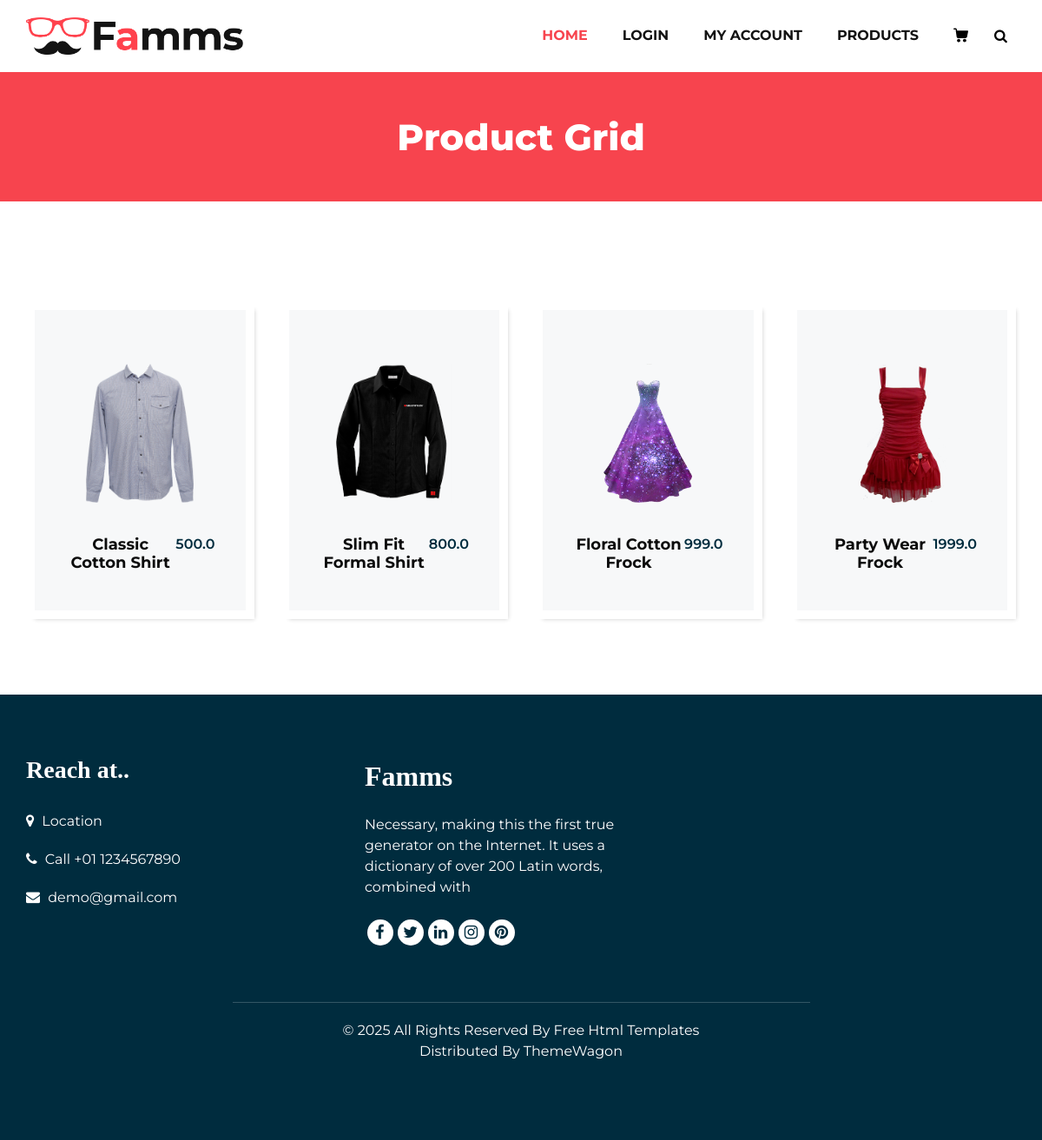
The app's page /product/ with its own data.
### myapp/models.py (models this page shows)
class Product(models.Model):
    category = models.ForeignKey(Category,on_delete=models.CASCADE)
    name = models.CharField(max_length=50)
    price = models.FloatField()
    qty  =models.IntegerField()
    description = models.TextField()
    image = models.ImageField(upload_to="product_image")

### myapp/views.py (the view)
# urls.py: path('product/', product, name='product'),
def product(request):
    allCategories = Category.objects.all()
    allProducts = Product.objects.all()
    try :
        catid = request.GET['catid']
        allProducts = Product.objects.filter(category_id=catid)
        return render(request,"product.html",{"categories":allCategories,"products":allProducts})
    except Exception as e :
         return render(request,"product.html",{"categories":allCategories,"products":allProducts})

### myapp/templates/product.html (shortened to what this page needs)
{% extends "base.html" %}
{% load static %}
{% block content %}
<section class="inner_page_head">
   <div class="container_fuild">
      <div class="row">
         <div class="col-md-12">
            <div class="full">
               <h3>Product Grid</h3>
            </div>
         </div>
      </div>
   </div>
</section>
<section class="product_section layout_padding">
   <div class="container">
      <div class="row">
         {% for product in products %}
         <div class="col-sm-6 col-md-4 col-lg-3">
            <div class="box">
               <div class="img-box">
                  <a href="{% url 'product' %}?catid={{ product.id }}">
                     <img src="/media/{{ product.image }}" alt="{{ product.name }}">
                  </a>
               </div>
               <div class="detail-box">
                  <h5>{{ product.name }}</h5>
                  <h6>{{ product.price }}</h6>
               </div>
            </div>
         </div>
         {% endfor %}
      </div>
   </div>
</section>
</div>
{% endblock %}

### static/assets/css/style.css (style rules this page uses)
* { box-sizing: border-box; }
body { font-family: 'Montserrat', sans-serif; color: #0c0c0c; background-color: #ffffff; overflow-x: hidden; }
.layout_padding { padding: 70px 0; }
a, a:hover, a:focus { text-decoration: none; }
.product_section .box { position: relative; margin-top: 25px; padding: 35px 35px; background-color: #f7f8f9; -webkit-transition: all .3s; transition: all .3s; overflow: hidden; box-shadow: 5px 5px 5px -5px rgba(0,0,0,.2); border: solid #fff 10px; }
.product_section .box .img-box { display: -webkit-box; display: -ms-flexbox; display: flex; -webkit-box-pack: center; -ms-flex-pack: center; justify-content: center; -webkit-box-align: center; -ms-flex-align: center; align-items: center; height: 215px; }
.product_section .box .img-box img { max-width: 100%; max-height: 160px; -webkit-transition: all .3s; transition: all .3s; }
.product_section .box .detail-box { text-align: center; display: -webkit-box; display: -ms-flexbox; display: flex; -webkit-box-pack: justify; -ms-flex-pack: justify; justify-content: space-between; }
.product_section .box .detail-box h5 { font-size: 18px; margin-top: 10px; }
.product_section .box .detail-box h6 { margin-top: 10px; color: #002c3e; font-weight: 600; }
.detail-box h5 { font-size: 21px; font-weight: 700; }
.inner_page_head { background: #f7444e; text-align: center; color: #fff; padding-top: 50px; padding-bottom: 40px; }
.inner_page_head h3 { font-size: 42px; font-weight: 800; }

### static/assets/css/responsive.css (style rules this page uses)
@media (min-width: 1200px) { .container { max-width: 1170px; } }

### records on screen
Product: image (picture), name "Classic Cotton Shirt", price "500.0"
Product: image (picture), name "Slim Fit Formal Shirt", price "800.0"
Product: image (picture), name "Floral Cotton Frock", price "999.0"
Product: image (picture), name "Party Wear Frock", price "1999.0"
